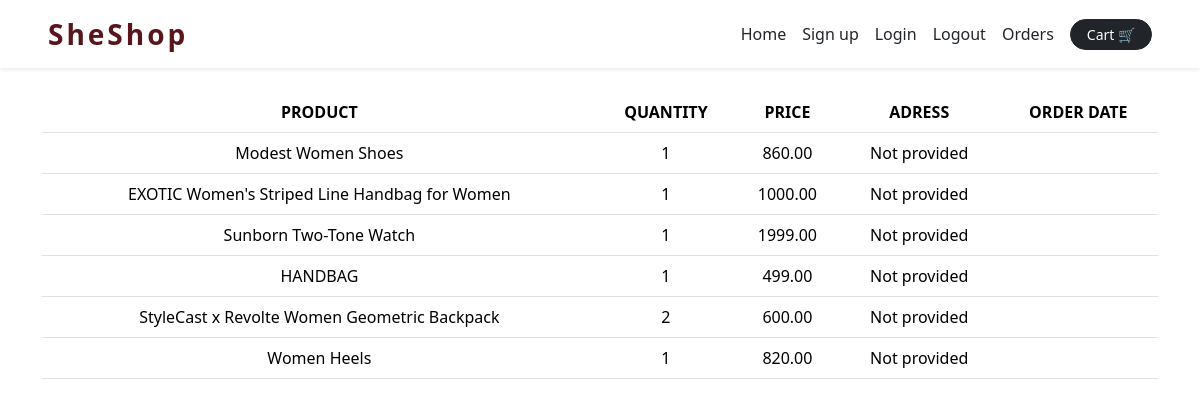
/order/ (signed in), run on the app's committed database.
### app/models.py (models this page shows, shortened)
class Order (models.Model):
    user = models. ForeignKey(User,on_delete=models. CASCADE)
    product = models. ForeignKey(Product,on_delete=models. CASCADE)
    quantity = models. IntegerField(default=1)
    address = models. TextField(default="Not provided")
    payment_method = models. CharField(max_length=50, default="COD" )
    ordered_at = models.DateTimeField(auto_now_add=True)

class Product (models.Model):
    name=models.CharField(max_length=100)
    price=models.DecimalField(max_digits=10,decimal_places=2)
    Description=models.TextField()
    image=models.ImageField(upload_to='products/')

### app/views.py (the view)
# urls.py: path('order/',views.previous_orders,name='order'),
def previous_orders(request):
    a=Order.objects.filter(user=request.user)
    return render(request,'app1/orders.html',{'orders':a})

### app/templates/app1/orders.html
{% extends  'app1/base.html'%}
{% block content%}
<div class="container mt-4">
<table class="table table-hover text-center ">
   <tr>
   <th>PRODUCT</th>
   <th>QUANTITY</th>
   <th>PRICE</th>
   <th>ADRESS</th>
   <th>ORDER DATE</th>
   </tr>
    {%for i in orders %}
   <tr>
     <td>{{i.product.name}}</td>
     <td> {{i.quantity}}</td>
     <td>{{i.product.price}}</td>
     <td> {{i.address}}</td>
     <td>{{i.order_at}}</td>
   </tr>
     {% endfor%}
</table>
</div>
{% endblock%}

### app/templates/app1/base.html (shortened to what this page needs)
<!DOCTYPE html>
<html lang="en">
<head>
    <link href="https://cdn.jsdelivr.net/npm/bootstrap@5.3.8/dist/css/bootstrap.min.css" rel="stylesheet">
</head>
<body>
<nav class="navbar navbar-expand-lg bg-white shadow-sm sticky-top">
  <div class="container-fluid px-lg-5">
    <a class="navbar-brand fw-bold text-danger-emphasis" href="{% url 'home' %}" style="font-weight:900; letter-spacing:3px; font-size:28px;">
      SheShop
    </a>
    <div class="d-flex align-items-center gap-3">
      <a href="{% url 'home' %}" class="nav-link">Home</a>
      <a href="{% url 'user' %}" class="nav-link">Sign up</a>
      <a href="{% url 'log' %}" class="nav-link">Login</a>
      <a href="{% url 'out' %}" class="nav-link">Logout</a>
      <a href="{% url 'order' %}" class="nav-link">Orders</a>
      <a href="/cart/" class="btn btn-dark btn-sm rounded-pill px-3" >Cart 🛒</a>
    </div>
  </div>
</nav>
{% block content %} {% endblock%}
</body>
</html>

### data on the page
Order: product.name "Modest Women Shoes", quantity "1", product.price "860.00", address "Not provided"
Order: product.name "EXOTIC Women's Striped Line Handbag for Women", quantity "1", product.price "1000.00", address "Not provided"
Order: product.name "Sunborn Two-Tone Watch", quantity "1", product.price "1999.00", address "Not provided"
Order: product.name "HANDBAG", quantity "1", product.price "499.00", address "Not provided"
Order: product.name "StyleCast x Revolte Women Geometric Backpack", quantity "2", product.price "600.00", address "Not provided"
Order: product.name "Women Heels", quantity "1", product.price "820.00", address "Not provided"
